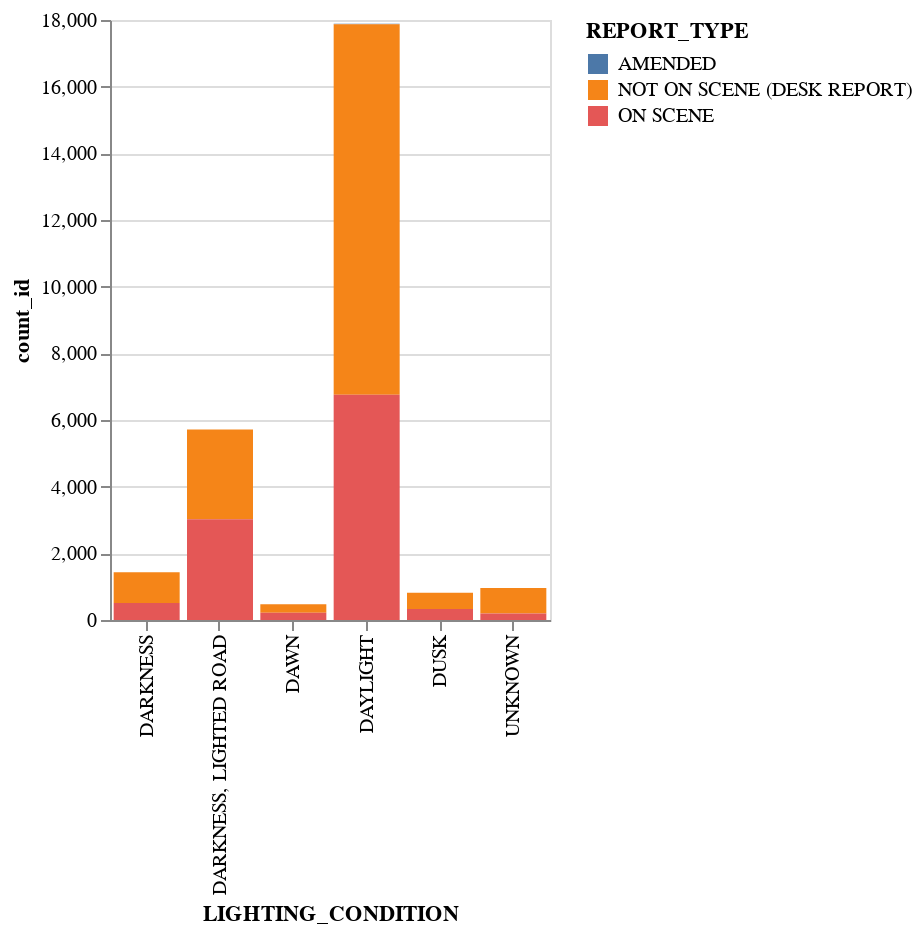

This figure's notebook cell:
### Code cell
alt.Chart(crash_hours_reporte).mark_bar().encode(
    x='LIGHTING_CONDITION',
    y='count_id',
    color='REPORT_TYPE'
).properties(width=220)

### Figure 1 — Vega-Lite specification as saved in the notebook (floating-point values rounded to 4 significant figures)
{"config": {"view": {"continuousWidth": 400, "continuousHeight": 300}}, "data": {"name": "data-52241625052d3b97143671271d057708"}, "mark": "bar", "encoding": {"color": {"type": "nominal", "field": "REPORT_TYPE"}, "x": {"type": "nominal", "field": "LIGHTING_CONDITION"}, "y": {"type": "quantitative", "field": "count_id"}}, "width": 220, "$schema": "https://vega.github.io/schema/vega-lite/v4.8.1.json", "datasets": {"data-52241625052d3b97143671271d057708": [{"LIGHTING_CONDITION": "DARKNESS", "REPORT_TYPE": "AMENDED", "CRASH_HOUR_mean": 20.0, "CRASH_HOUR_min": 20, "CRASH_HOUR_max": 20, "count_id": 1}, {"LIGHTING_CONDITION": "DARKNESS", "REPORT_TYPE": "NOT ON SCENE (DESK REPORT)", "CRASH_HOUR_mean": 15.4, "CRASH_HOUR_min": 0, "CRASH_HOUR_max": 23, "count_id": 923}, {"LIGHTING_CONDITION": "DARKNESS", "REPORT_TYPE": "ON SCENE", "CRASH_HOUR_mean": 13.74, "CRASH_HOUR_min": 0, "CRASH_HOUR_max": 23, "count_id": 510}, {"LIGHTING_CONDITION": "DARKNESS, LIGHTED ROAD", "REPORT_TYPE": "AMENDED", "CRASH_HOUR_mean": 22.0, "CRASH_HOUR_min": 21, "CRASH_HOUR_max": 23, "count_id": 3}, {"LIGHTING_CONDITION": "DARKNESS, LIGHTED ROAD", "REPORT_TYPE": "NOT ON SCENE (DESK REPORT)", "CRASH_HOUR_mean": 15.69, "CRASH_HOUR_min": 0, "CRASH_HOUR_max": 23, "count_id": 2694}, {"LIGHTING_CONDITION": "DARKNESS, LIGHTED ROAD", "REPORT_TYPE": "ON SCENE", "CRASH_HOUR_mean": 12.98, "CRASH_HOUR_min": 0, "CRASH_HOUR_max": 23, "count_id": 3020}, {"LIGHTING_CONDITION": "DAWN", "REPORT_TYPE": "NOT ON SCENE (DESK REPORT)", "CRASH_HOUR_mean": 11.82, "CRASH_HOUR_min": 0, "CRASH_HOUR_max": 22, "count_id": 251}, {"LIGHTING_CONDITION": "DAWN", "REPORT_TYPE": "ON SCENE", "CRASH_HOUR_mean": 9.267, "CRASH_HOUR_min": 0, "CRASH_HOUR_max": 23, "count_id": 221}, {"LIGHTING_CONDITION": "DAYLIGHT", "REPORT_TYPE": "AMENDED", "CRASH_HOUR_mean": 11.92, "CRASH_HOUR_min": 6, "CRASH_HOUR_max": 20, "count_id": 13}, {"LIGHTING_CONDITION": "DAYLIGHT", "REPORT_TYPE": "NOT ON SCENE (DESK REPORT)", "CRASH_HOUR_mean": 12.75, "CRASH_HOUR_min": 0, "CRASH_HOUR_max": 23, "count_id": 11116}, {"LIGHTING_CONDITION": "DAYLIGHT", "REPORT_TYPE": "ON SCENE", "CRASH_HOUR_mean": 12.28, "CRASH_HOUR_min": 0, "CRASH_HOUR_max": 22, "count_id": 6760}, {"LIGHTING_CONDITION": "DUSK", "REPORT_TYPE": "AMENDED", "CRASH_HOUR_mean": 20.0, "CRASH_HOUR_min": 20, "CRASH_HOUR_max": 20, "count_id": 2}, {"LIGHTING_CONDITION": "DUSK", "REPORT_TYPE": "NOT ON SCENE (DESK REPORT)", "CRASH_HOUR_mean": 16.79, "CRASH_HOUR_min": 0, "CRASH_HOUR_max": 23, "count_id": 489}, {"LIGHTING_CONDITION": "DUSK", "REPORT_TYPE": "ON SCENE", "CRASH_HOUR_mean": 16.91, "CRASH_HOUR_min": 0, "CRASH_HOUR_max": 23, "count_id": 329}, {"LIGHTING_CONDITION": "UNKNOWN", "REPORT_TYPE": "NOT ON SCENE (DESK REPORT)", "CRASH_HOUR_mean": 12.8, "CRASH_HOUR_min": 0, "CRASH_HOUR_max": 23, "count_id": 769}, {"LIGHTING_CONDITION": "UNKNOWN", "REPORT_TYPE": "ON SCENE", "CRASH_HOUR_mean": 10.39, "CRASH_HOUR_min": 0, "CRASH_HOUR_max": 23, "count_id": 193}]}}
